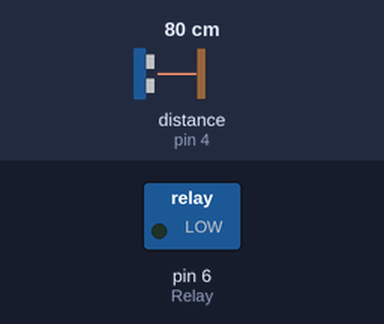
Recording of a sketch running on a simulated Arduino Uno, built with avr-gcc and run on an emulated ATmega328P. Shown: switched loads named in the sketch (green lamp = pin HIGH). Wiring (inferred from the names in the program): ultrasonic range finder: trigger pin 5; echo pin 4. Inputs (shaded band) come from the test bench; at power-on: distance to the obstacle (sensor on pin 4) 80 cm. The echo pulse lasts 58.3 µs per cm; pins used as bus, display or sensor lines are not drawn.

Above: at 3.2 s.
3.3 s: distance to the obstacle (sensor on pin 4) set to 10 cm
4.8 s: distance to the obstacle (sensor on pin 4) set to 7 cm
At 6.2 s:
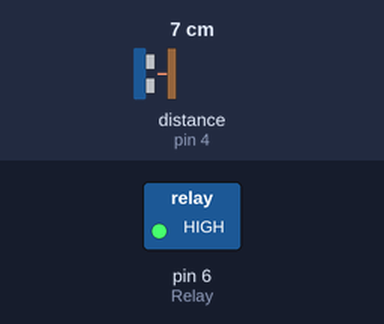
6.5 s: distance to the obstacle (sensor on pin 4) set to 9 cm
At 7.4 s:
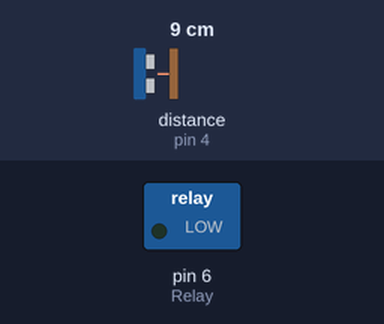
8.0 s: distance to the obstacle (sensor on pin 4) set to 2 cm
At 8.6 s:
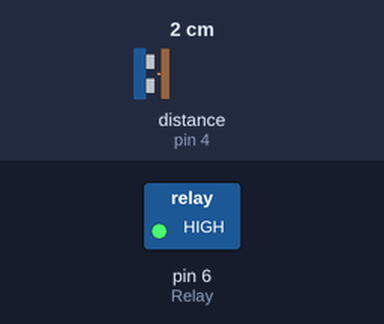
Timing chart, 0 to 10.5 s (numbered marks = the images above; inputs shaded):
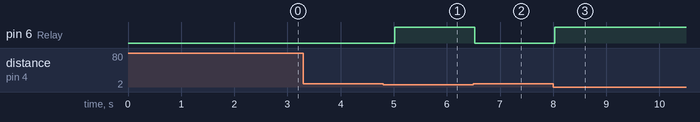

The sketch:

auto-dispenser.ino
```cpp
#define trigger 5  //defining pins to the code
#define echo 4
#define Relay 6

float time = 0, distance = 0;

void setup()
{
  Serial.begin(9600); //how fast information will be sent to serial monitor

  pinMode(trigger, OUTPUT); //tells whether the pins are input or output
  pinMode(echo, INPUT);
  pinMode(Relay, OUTPUT);

  delay(2000); //wait for 2 seconds
}

void loop()
{
  measure_distance();

  if (distance < 5) //if the distance measured by the sensor is less then 5 run the code
  {
    digitalWrite(Relay, HIGH); //turns relay high
  }
  else
  {
    digitalWrite(Relay, LOW); //turns relay low if distance is more then 5
  }

  delay(500); //wait haldf second
}

void measure_distance()
{
  digitalWrite(trigger, LOW); //emits sound at intervals
  delayMicroseconds(2);
  digitalWrite(trigger, HIGH);
  delayMicroseconds(10);
  digitalWrite(trigger, LOW);
  delayMicroseconds(2);
  time = pulseIn(echo, HIGH); //echo receive reflected noise and work out the time since sound was emitted to receive

  distance = time * 200 / 20000;  //formula for calculating distance
}
```

Measured:
- the behaviour switches between 9 and 8 cm on distance to the obstacle (sensor on pin 4) (found by bisection; images 0 and 1)
- after the input at 3.3 s, every drawn part: stays the same
- after the input at 4.8 s, pin 6 (Relay): LOW → HIGH after 0.22 s
- after the input at 6.5 s, pin 6 (Relay): HIGH → LOW at once
- after the input at 8.0 s, pin 6 (Relay): LOW → HIGH at once
